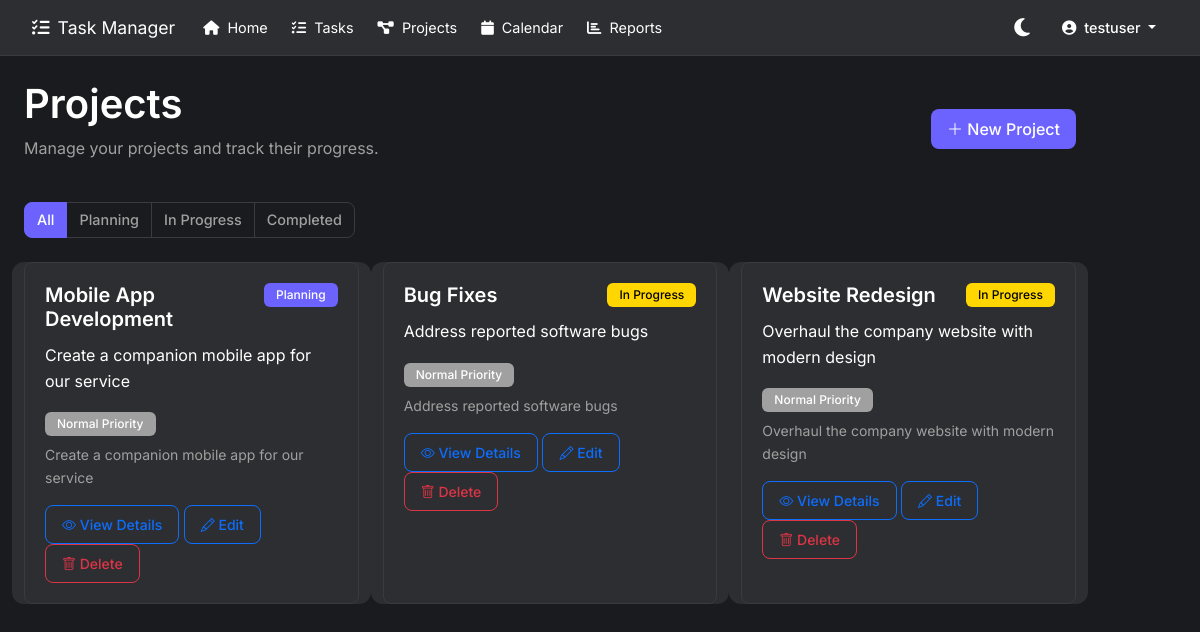
/projects.php (signed in), run on the app's committed database.
### tables this page shows
CREATE TABLE IF NOT EXISTS projects (
    project_id INT AUTO_INCREMENT PRIMARY KEY,
    user_id INT NOT NULL,
    name VARCHAR(100) NOT NULL,
    description TEXT,
    status ENUM('Planning', 'In Progress', 'Completed') DEFAULT 'Planning',
    created_at TIMESTAMP DEFAULT CURRENT_TIMESTAMP,
    updated_at TIMESTAMP DEFAULT CURRENT_TIMESTAMP ON UPDATE CURRENT_TIMESTAMP,
    completed_at TIMESTAMP NULL DEFAULT NULL,
    FOREIGN KEY (user_id) REFERENCES users(user_id) ON DELETE CASCADE
);

### projects.php (the view, shortened to what this page needs)
<?php
require_once 'config/db_connect.php';
$stmt = $pdo->prepare('
    SELECT * FROM projects
    WHERE user_id = ?
    ORDER BY
        CASE
            WHEN status = "Planning" THEN 1
            WHEN status = "In Progress" THEN 2
            WHEN status = "Completed" THEN 3
        END,
        name ASC
');
$stmt->execute([$_SESSION['user_id']]);
$projects = $stmt->fetchAll(PDO::FETCH_ASSOC);
?>
<!DOCTYPE html>
<html lang="en">
<head>
    <?php include 'links.php'; ?>
    <link rel="stylesheet" href="style.css">
    <link rel="stylesheet" href="https://cdnjs.cloudflare.com/ajax/libs/font-awesome/6.4.0/css/all.min.css">
</head>
<body>
    <div class="container-fluid">
        <div class="row">
            <div class="col-md-10 col-lg-11 p-4">
                <header class="mb-4">
                    <div class="d-flex justify-content-between align-items-center">
                        <div>
                            <h1>Projects</h1>
                            <p class="text-muted">Manage your projects and track their progress.</p>
                        </div>
                        <div>
                            <button class="btn btn-primary" data-bs-toggle="modal" data-bs-target="#addProjectModal">
                                <i class="bi bi-plus-lg"></i> New Project
                            </button>
                        </div>
                    </div>
                </header>
                <div class="mb-4">
                    <div class="btn-group" role="group">
                        <button type="button" class="btn btn-outline-secondary active" data-filter="all">All</button>
                        <button type="button" class="btn btn-outline-info" data-filter="Planning">Planning</button>
                        <button type="button" class="btn btn-outline-warning" data-filter="In Progress">In Progress</button>
                        <button type="button" class="btn btn-outline-success" data-filter="Completed">Completed</button>
                    </div>
                </div>
                <div class="row mb-4" id="projectContainer">
                    <?php if (empty($projects)): ?>
                        <div class="col-12">
                            <div class="alert alert-info">
                                No projects found. Click the "New Project" button to create your first project.
                            </div>
                        </div>
                    <?php else: ?>
                        <?php foreach ($projects as $project): ?>
                            <div class="col-md-6 col-lg-4 mb-3 project-card" data-status="<?php echo htmlspecialchars($project['status']); ?>">
                                <div class="card h-100">
                                    <div class="card-body">
                                        <div class="d-flex justify-content-between align-items-start">
                                            <h5 class="card-title"><?php echo htmlspecialchars($project['name']); ?></h5>
                                            <span class="badge bg-<?php
                                                echo ($project['status'] == 'Completed') ? 'success' :
                                                    (($project['status'] == 'In Progress') ? 'warning' : 'info');
                                            ?>"><?php echo htmlspecialchars($project['status']); ?></span>
                                        </div>
                                        <p class="card-text">
                                            <?php echo !empty($project['description']) ?
                                                nl2br(htmlspecialchars(substr($project['description'], 0, 100))) .
                                                (strlen($project['description']) > 100 ? '...' : '') :
                                                '<em>No description</em>'; ?>
                                        </p>
                                        <div class="d-flex justify-content-between align-items-center mb-2">
                                            <div>
                                                <span class="badge bg-<?php
                                                    echo isset($project['priority']) ?
                                                        (($project['priority'] == 'High') ? 'danger' :
                                                        (($project['priority'] == 'Medium') ? 'warning' : 'secondary'))
                                                        : 'secondary';
                                                ?>"><?php echo isset($project['priority']) ? htmlspecialchars($project['priority']) : 'Normal'; ?> Priority</span>
                                            </div>
                                        </div>
                                        <p class="small text-muted">
                                            <?php echo isset($project['description']) ? htmlspecialchars($project['description']) : 'No description'; ?>
                                        </p>
                                        <div class="mt-3">
                                            <a href="project.php?id=<?php echo $project['project_id']; ?>" class="btn btn-sm btn-outline-primary">
                                                <i class="bi bi-eye"></i> View Details
                                            </a>
                                            <button class="btn btn-sm btn-outline-primary edit-project-btn"
                                                    data-bs-toggle="modal"
                                                    data-bs-target="#editProjectModal"
                                                    data-project-id="<?php echo $project['project_id']; ?>"
                                                    data-project-name="<?php echo htmlspecialchars($project['name']); ?>"
                                                    data-project-description="<?php echo isset($project['description']) ? htmlspecialchars($project['description']) : ''; ?>"
                                                    data-project-status="<?php echo htmlspecialchars($project['status']); ?>"
                                                    data-project-priority="<?php echo isset($project['priority']) ? htmlspecialchars($project['priority']) : 'Normal'; ?>">
                                                <i class="bi bi-pencil"></i> Edit
                                            </button>
                                            <button class="btn btn-sm btn-outline-danger"
                                                    data-bs-toggle="modal"
                                                    data-bs-target="#deleteProjectModal"
                                                    data-project-id="<?php echo $project['project_id']; ?>"
                                                    data-project-name="<?php echo htmlspecialchars($project['name']); ?>">
                                                <i class="bi bi-trash"></i> Delete
                                            </button>
                                        </div>
                                    </div>
                                </div>
                            </div>
                        <?php endforeach; ?>
                    <?php endif; ?>
                </div>
            </div>
        </div>
    </div>
</body>
</html>

### style.css (style rules this page uses)
:root { --primary-color: #6C63FF; --secondary-color: #FF6584; --accent-color: #00D9F5; --background-dark: #1A1B1E; --card-bg: #2D2E32; --text-primary: #FFFFFF; --text-secondary: #A0A0A0; --success-color: #00C853; --warning-color: #FFD600; --danger-color: #FF1744; --border-radius: 12px; --transition: all 0.3s ease; --border-color: #3A3B3F; }
body { background-color: var(--background-dark); color: var(--text-primary); font-family: 'Inter', sans-serif; line-height: 1.6; }
h1, h2, h3, h4, h5, h6 { color: var(--text-primary); font-weight: 600; }
p, span, div { color: var(--text-primary); }
.text-muted { color: var(--text-secondary) !important; }
.card { background-color: var(--card-bg); border: 1px solid var(--border-color); border-radius: 8px; transition: all 0.3s ease; opacity: 1 !important; }
.card-body { padding: 1.25rem; }
.card-title { color: var(--text-primary) !important; font-weight: 600; margin-bottom: 0.75rem; }
.card-text { color: var(--text-primary) !important; margin-bottom: 1rem; }
.btn { border-radius: 8px; padding: 8px 16px; font-weight: 500; transition: var(--transition); }
.btn-primary { background-color: var(--primary-color); border: none; color: white; }
.navbar { background-color: var(--card-bg) !important; border-bottom: 1px solid #3A3B3F; padding: 0.5rem 1rem; height: auto; }
.navbar-brand { font-size: 1.1rem; padding: 0.25rem 0; color: var(--text-primary) !important; }
.nav-link { padding: 0.25rem 0.75rem !important; font-size: 0.9rem; color: var(--text-primary) !important; }
.badge { padding: 6px 12px; border-radius: 6px; font-weight: 500; }
.bg-info { background-color: var(--primary-color) !important; color: white !important; }
.bg-warning { background-color: var(--warning-color) !important; color: #000 !important; }
.btn-group .btn { border: 1px solid #3A3B3F; color: var(--text-secondary); }
.btn-group .btn.active { background-color: var(--primary-color); color: white; border-color: var(--primary-color); }
.project-card { background-color: var(--card-bg); border-radius: var(--border-radius); transition: var(--transition); }
a { color: var(--primary-color); text-decoration: none; transition: var(--transition); }
.bg-secondary { background-color: var(--text-secondary) !important; color: white !important; }
.btn-group[role="group"] .btn { padding: 0.4rem 0.75rem; font-size: 0.9rem; }
.btn-group[role="group"] .btn.active { background-color: var(--primary-color); color: white; border-color: var(--primary-color); }

### data on the page
projects: name "Mobile App Development", status "Planning", description "Create a companion mobile app for our service"
projects: name "Bug Fixes", status "In Progress", description "Address reported software bugs"
projects: name "Website Redesign", status "In Progress", description "Overhaul the company website with modern design"
